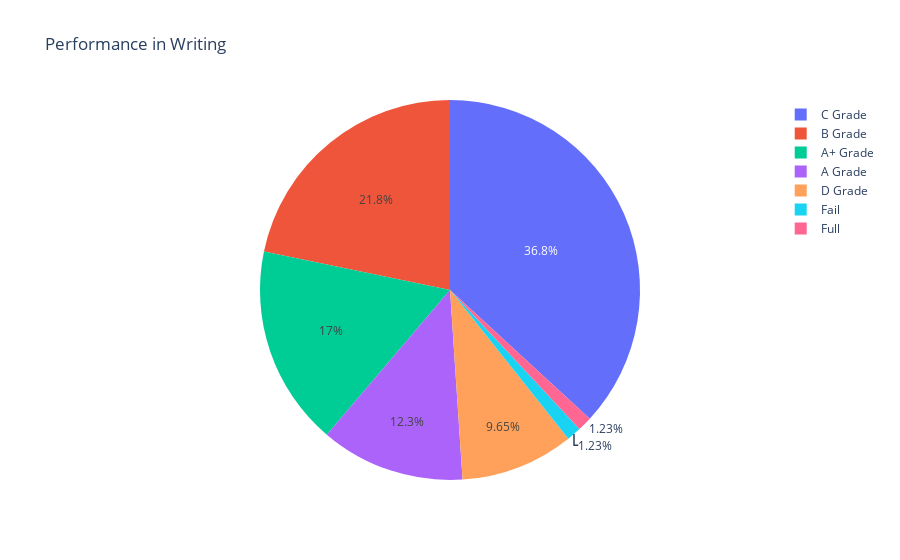

The notebook cell this image was saved under:
### Code cell
labels = ["Fail", "D Grade","C Grade","B Grade","A Grade","A+ Grade","Full"]
values = [writing_less_33,writing_less_50,writing_less_70,writing_less_80,writing_less_90,writing_less_99,writing_full]
fig = px.pie(values=values, names=labels, title='Performance in Writing')

# Display the chart
fig.show()

### Figure 1 — Plotly figure (JSON) as saved in the notebook; plotly's stock layout.template omitted (floating-point values rounded to 4 significant figures)
{"data": [{"domain": {"x": [0, 1], "y": [0, 1]}, "hovertemplate": "label=%{label}<br>value=%{value}<extra></extra>", "labels": ["Fail", "D Grade", "C Grade", "B Grade", "A Grade", "A+ Grade", "Full"], "legendgroup": "", "name": "", "showlegend": true, "type": "pie", "values": [14, 110, 420, 248, 140, 194, 14]}], "layout": {"legend": {"tracegroupgap": 0}, "title": {"text": "Performance in Writing"}}}
